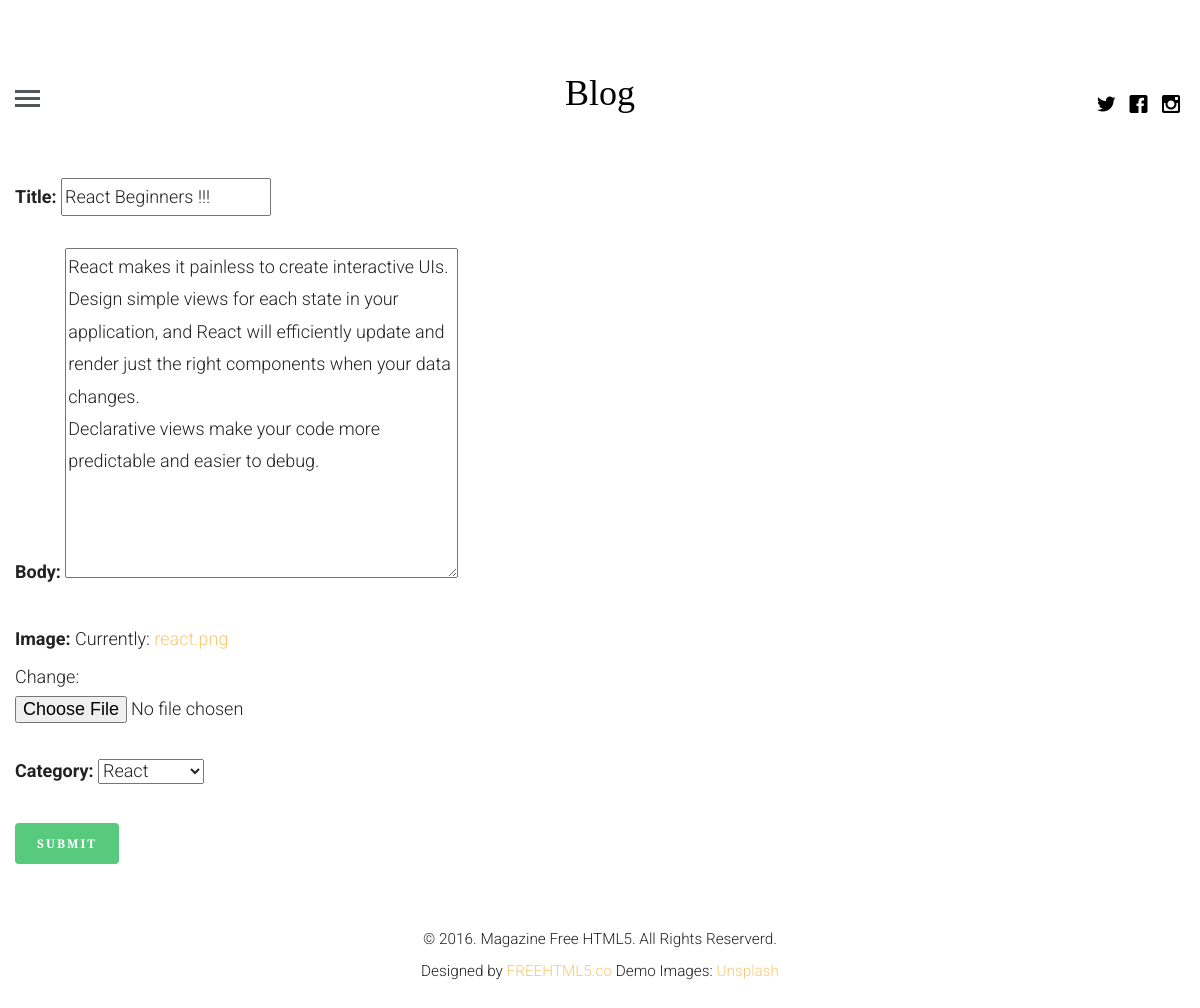
Screenshot of /update/2 (signed in) with the database file from the repository.
### BlogApp/models.py (models this page shows, shortened)
class article(models.Model):
    article_author = models.ForeignKey(author, on_delete=models.CASCADE)
    title = models.CharField(max_length=200)
    body = RichTextUploadingField()
    image = models.FileField()
    publish_date = models.DateTimeField(auto_now=False, auto_now_add=True)
    update_date = models.DateTimeField(auto_now=True, auto_now_add=False)
    category = models.ForeignKey(category, on_delete=models.CASCADE)

### BlogApp/views.py (the view)
# urls.py: path('update/<int:id>', views.updateView, name="update"),
def updateView(request, id):
    if request.user.is_authenticated:
        u = get_object_or_404(author, name=request.user.id)
        post = get_object_or_404(article, id=id)
        form = createForm(request.POST or None, request.FILES or None, instance=post)
        if form.is_valid():
            instance = form.save(commit=False)
            instance.article_author = u
            instance.save()
            messages.success(request, 'Article updated successfully !!')
            return redirect('user')
        return render(request,'create.html',{'form':form})
    else:
        return redirect('login')

### BlogApp/forms.py
class createForm(forms.ModelForm):
    class Meta:
        model=article
        fields=[
            'title',
            'body',
            'image',
            'category',
        ]

### BlogApp/models.py (called while the page is built)
    def __str__(self):
        return self.name

### templates/create.html (shortened to what this page needs)
{% extends 'base.html' %}
{% load static %}
{% block content %}
<div class="container-fluid">
    <form action="" method="POST" enctype="multipart/form-data">
        {{ form.as_p }}
        <button class="btn btn-success">Submit</button>
    </form>
</div>
{% endblock %}

### BlogApp/static/css/style.css (style rules this page uses)
html { background: #fff; }
body { font-family: "Roboto", arial, sans-serif; font-size: 18px; font-weight: 300; line-height: 1.8; color: #222; background: #fff; }
a { color: #f7c873; -webkit-transition: 0.5s; -o-transition: 0.5s; transition: 0.5s; }
p { margin-bottom: 30px; }
.btn { margin-right: 4px; margin-bottom: 4px; font-family: "Playfair Display", times, serif; font-size: 12px; letter-spacing: 2px; text-transform: uppercase; font-weight: 700; -webkit-border-radius: 4px; -moz-border-radius: 4px; -ms-border-radius: 4px; border-radius: 4px; -webkit-transition: 0.5s; -o-transition: 0.5s; transition: 0.5s; }
.btn-success { background: #58ca7e; color: #fff; border: 2px solid #58ca7e; }

### rows the page displays
article: title "React Beginners !!!", body "React makes it painless to create interactive UIs. Design simple views for each state in your application, and React will efficiently update and render just the right components when your data changes. Declarative views make your code more predictable and easier to debug.", category "React"
